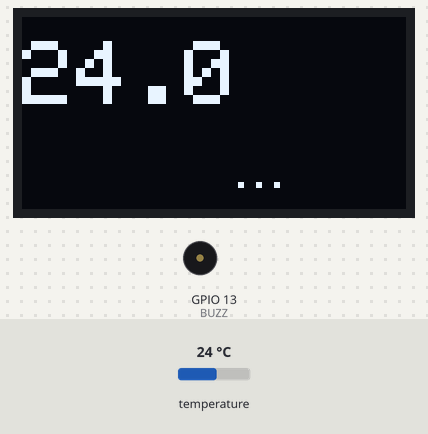
Simulated run of this sketch. Board: ESP32. Parts: 128×64 one-colour display, buzzer (waves = sounding, pin HIGH). Inputs (shaded band) come from the test bench; at power-on: temperature 24 °C. WiFi joins after 1.5 s; servers stay silent unless stated.

Above: at 2.9 s.
3.0 s: temperature set to 12 °C
At 4.7 s:
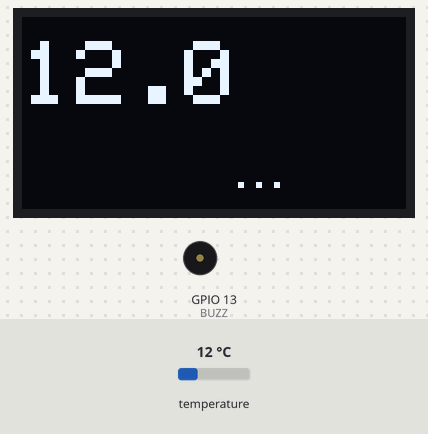
5.6 s: temperature set to 19 °C
At 6.8 s:
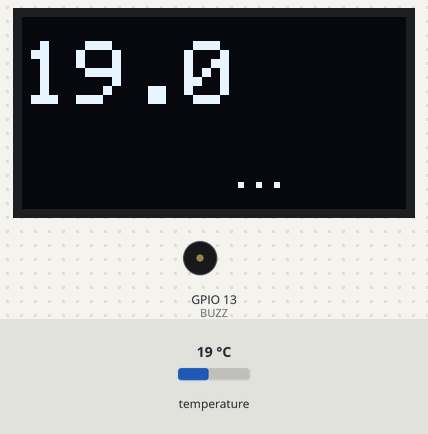
8.1 s: temperature set to 28 °C
At 10.0 s:
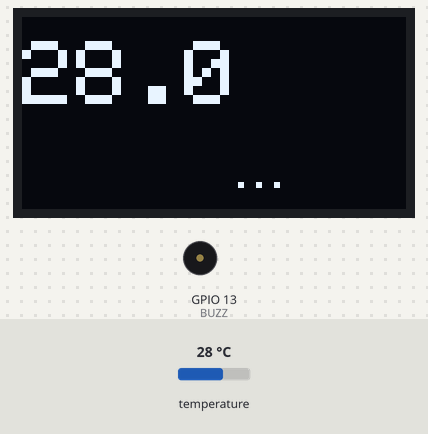
Timing chart, 0 to 11.5 s (numbered marks = the images above; inputs shaded):
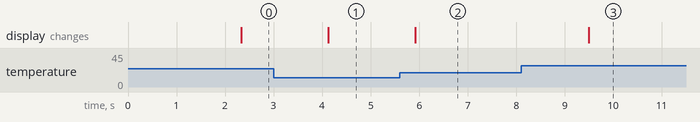

Measured:
- after the input at 3.0 s, the display: changes after 1.1 s (image 1)
- after the input at 5.6 s, the display: changes after 0.32 s (image 2)
- after the input at 8.1 s, the display: changes after 1.4 s (image 3)

The sketch:

esp32_ds18b20_thermometer.ino
```cpp
// ESP32 Arduino sketch that reads a DS18B20 probe, displays temperature on an SSD1306 OLED, connects to Wi‑Fi and sends Telegram alerts and a buzzer notification when the target temperature is reached.
//
// Full tutorial: https://shillehtek.com/blogs/news/esp32-ds18b20-wifi-smoker-thermometer-alerts
// Parts used: https://shillehtek.com/products/ds18b20-waterproof-digital-temp-sensor-probe-1m-for-arduino-pi
//             https://shillehtek.com/products/esp32-wroom-dev-board-cp2102-usb-c-presoldered
//             https://shillehtek.com/products/0-96-i2c-blue-oled-display-module-4-pin-ssd1306
// More examples: https://github.com/shillehbean/shillehtek-examples
//

#include <WiFi.h>
#include <WiFiClientSecure.h>
#include <UniversalTelegramBot.h>
#include <OneWire.h>
#include <DallasTemperature.h>
#include <Adafruit_GFX.h>
#include <Adafruit_SSD1306.h>

const char* SSID="WIFI", *PASS="PWD", *TOKEN="BOT", *CHAT="CHAT";
const float TARGET = 95.0;   // target meat temp (e.g. brisket)
const int BUZZ = 13;

OneWire bus(4); DallasTemperature ds(&bus);
Adafruit_SSD1306 oled(128, 64, &Wire, -1);
WiFiClientSecure client;
UniversalTelegramBot bot(TOKEN, client);
bool alerted = false;

void setup() {
  Serial.begin(115200); ds.begin();
  oled.begin(SSD1306_SWITCHCAPVCC, 0x3C);
  pinMode(BUZZ, OUTPUT);
  WiFi.begin(SSID, PASS);
  while (WiFi.status() != WL_CONNECTED) delay(500);
  client.setCACert(TELEGRAM_CERTIFICATE_ROOT);
}

void loop() {
  ds.requestTemperatures();
  float t = ds.getTempCByIndex(0);

  oled.clearDisplay(); oled.setTextSize(3); oled.setCursor(0, 8);
  oled.setTextColor(SSD1306_WHITE); oled.print(t, 1);
  oled.setTextSize(1); oled.setCursor(70, 50);
  oled.print(t >= TARGET ? "READY" : "...");
  oled.display();

  if (t >= TARGET && !alerted) {
    bot.sendMessage(CHAT, "🥩 Meat is ready! " + String(t,1) + "C");
    tone(BUZZ, 1500, 500); delay(700);
    tone(BUZZ, 1500, 500);
    alerted = true;
  }
  delay(1000);
}
```
